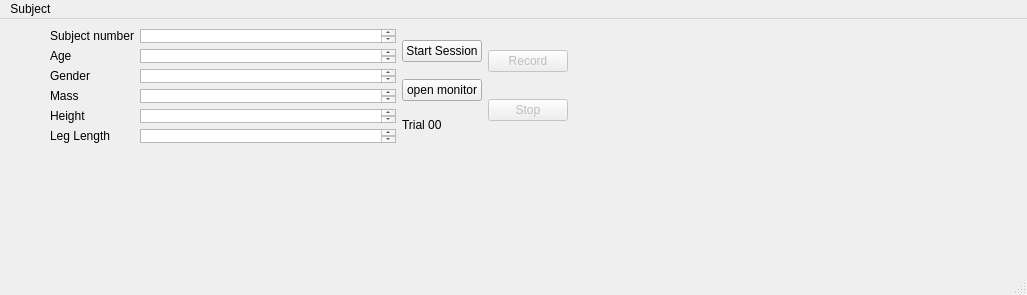
<?xml version="1.0" encoding="UTF-8"?>
<ui version="4.0">
 <class>MainWindow</class>
 <widget class="QMainWindow" name="MainWindow">
  <property name="geometry">
   <rect>
    <x>0</x>
    <y>0</y>
       <width>1027</width>
       <height>295</height>
   </rect>
  </property>
  <property name="sizePolicy">
   <sizepolicy hsizetype="Fixed" vsizetype="Preferred">
    <horstretch>0</horstretch>
    <verstretch>0</verstretch>
   </sizepolicy>
  </property>
  <property name="windowTitle">
   <string>MainWindow</string>
  </property>
  <widget class="QWidget" name="centralwidget">
   <widget class="QWidget" name="gridLayoutWidget">
    <property name="geometry">
     <rect>
      <x>50</x>
      <y>10</y>
      <width>911</width>
         <height>213</height>
     </rect>
    </property>
    <layout class="QGridLayout" name="gridLayout">
     <property name="sizeConstraint">
      <enum>QLayout::SetFixedSize</enum>
     </property>
     <item row="0" column="1">
         <layout class="QVBoxLayout" name="boxSession">
       <property name="sizeConstraint">
           <enum>QLayout::SetNoConstraint</enum>
       </property>
       <property name="leftMargin">
        <number>0</number>
       </property>
       <property name="rightMargin">
        <number>0</number>
       </property>
       <item>
        <widget class="QPushButton" name="btnStartSession">
         <property name="sizePolicy">
          <sizepolicy hsizetype="Preferred" vsizetype="Fixed">
           <horstretch>0</horstretch>
           <verstretch>0</verstretch>
          </sizepolicy>
         </property>
         <property name="text">
          <string>Start Session</string>
         </property>
        </widget>
       </item>
       <item>
        <widget class="QPushButton" name="OpenMonitor">
         <property name="sizePolicy">
          <sizepolicy hsizetype="Preferred" vsizetype="Fixed">
           <horstretch>0</horstretch>
           <verstretch>0</verstretch>
          </sizepolicy>
         </property>
         <property name="text">
          <string>open monitor</string>
         </property>
        </widget>
       </item>
       <item>
        <widget class="QLabel" name="lblTrialNumber">
         <property name="sizePolicy">
          <sizepolicy hsizetype="Fixed" vsizetype="Fixed">
           <horstretch>0</horstretch>
           <verstretch>0</verstretch>
          </sizepolicy>
         </property>
         <property name="text">
          <string>Trial 00</string>
         </property>
        </widget>
       </item>
      </layout>
     </item>
     <item row="0" column="2">
         <layout class="QVBoxLayout" name="boxTrial">
       <property name="sizeConstraint">
           <enum>QLayout::SetNoConstraint</enum>
       </property>
       <item>
        <widget class="QPushButton" name="btnStartTrial">
            <property name="enabled">
                <bool>false</bool>
            </property>
         <property name="sizePolicy">
          <sizepolicy hsizetype="Preferred" vsizetype="Fixed">
           <horstretch>0</horstretch>
           <verstretch>0</verstretch>
          </sizepolicy>
         </property>
         <property name="maximumSize">
          <size>
           <width>200</width>
           <height>16777215</height>
          </size>
         </property>
         <property name="text">
          <string>Record</string>
         </property>
        </widget>
       </item>
       <item>
        <widget class="QPushButton" name="btnStop">
            <property name="enabled">
                <bool>false</bool>
            </property>
         <property name="sizePolicy">
          <sizepolicy hsizetype="Fixed" vsizetype="Fixed">
           <horstretch>0</horstretch>
           <verstretch>0</verstretch>
          </sizepolicy>
         </property>
         <property name="maximumSize">
          <size>
           <width>600</width>
           <height>16777215</height>
          </size>
         </property>
         <property name="text">
          <string>Stop</string>
         </property>
        </widget>
       </item>
      </layout>
     </item>
     <item row="0" column="0">
         <layout class="QFormLayout" name="boxInfo">
       <property name="sizeConstraint">
           <enum>QLayout::SetNoConstraint</enum>
       </property>
       <property name="fieldGrowthPolicy">
        <enum>QFormLayout::AllNonFixedFieldsGrow</enum>
       </property>
       <item row="0" column="0">
        <widget class="QLabel" name="lblSubject">
         <property name="text">
          <string>Subject number</string>
         </property>
        </widget>
       </item>
       <item row="0" column="1">
        <widget class="QPlainTextEdit" name="txtSubject">
         <property name="sizePolicy">
          <sizepolicy hsizetype="Preferred" vsizetype="Ignored">
           <horstretch>0</horstretch>
           <verstretch>0</verstretch>
          </sizepolicy>
         </property>
         <property name="maximumSize">
          <size>
           <width>500</width>
           <height>16777215</height>
          </size>
         </property>
        </widget>
       </item>
       <item row="2" column="0">
        <widget class="QLabel" name="lblAge">
         <property name="text">
          <string>Age</string>
         </property>
        </widget>
       </item>
       <item row="2" column="1">
        <widget class="QPlainTextEdit" name="txtAge">
         <property name="sizePolicy">
          <sizepolicy hsizetype="Minimum" vsizetype="Ignored">
           <horstretch>0</horstretch>
           <verstretch>0</verstretch>
          </sizepolicy>
         </property>
         <property name="maximumSize">
          <size>
           <width>500</width>
           <height>16777215</height>
          </size>
         </property>
        </widget>
       </item>
       <item row="3" column="0">
        <widget class="QLabel" name="lblGender">
         <property name="text">
          <string>Gender</string>
         </property>
        </widget>
       </item>
       <item row="3" column="1">
        <widget class="QPlainTextEdit" name="txtGender">
         <property name="sizePolicy">
          <sizepolicy hsizetype="Minimum" vsizetype="Ignored">
           <horstretch>0</horstretch>
           <verstretch>0</verstretch>
          </sizepolicy>
         </property>
         <property name="maximumSize">
          <size>
           <width>500</width>
           <height>16777215</height>
          </size>
         </property>
        </widget>
       </item>
       <item row="4" column="0">
        <widget class="QLabel" name="lblMass">
         <property name="text">
          <string>Mass</string>
         </property>
        </widget>
       </item>
       <item row="4" column="1">
        <widget class="QPlainTextEdit" name="txtMass">
         <property name="sizePolicy">
          <sizepolicy hsizetype="Minimum" vsizetype="Ignored">
           <horstretch>0</horstretch>
           <verstretch>0</verstretch>
          </sizepolicy>
         </property>
         <property name="maximumSize">
          <size>
           <width>500</width>
           <height>16777215</height>
          </size>
         </property>
        </widget>
       </item>
       <item row="6" column="1">
        <widget class="QPlainTextEdit" name="xtxHeight">
         <property name="sizePolicy">
          <sizepolicy hsizetype="Minimum" vsizetype="Ignored">
           <horstretch>0</horstretch>
           <verstretch>0</verstretch>
          </sizepolicy>
         </property>
         <property name="maximumSize">
          <size>
           <width>500</width>
           <height>16777215</height>
          </size>
         </property>
        </widget>
       </item>
       <item row="7" column="0">
        <widget class="QLabel" name="lblLegLength">
         <property name="text">
          <string>Leg Length</string>
         </property>
        </widget>
       </item>
       <item row="7" column="1">
        <widget class="QPlainTextEdit" name="txtLegLength">
         <property name="sizePolicy">
          <sizepolicy hsizetype="Minimum" vsizetype="Ignored">
           <horstretch>0</horstretch>
           <verstretch>0</verstretch>
          </sizepolicy>
         </property>
         <property name="maximumSize">
          <size>
           <width>500</width>
           <height>16777215</height>
          </size>
         </property>
        </widget>
       </item>
       <item row="6" column="0">
        <widget class="QLabel" name="lblheight">
         <property name="text">
          <string>Height</string>
         </property>
        </widget>
       </item>
      </layout>
     </item>
    </layout>
   </widget>
   <zorder>gridLayoutWidget</zorder>
   <zorder>lblSubject</zorder>
   <zorder>txtSubject</zorder>
   <zorder>txtAge</zorder>
   <zorder>lblAge</zorder>
   <zorder>plainTextEdit</zorder>
   <zorder>label</zorder>
   <zorder>formLayoutWidget</zorder>
  </widget>
  <widget class="QMenuBar" name="menubar">
   <property name="geometry">
    <rect>
     <x>0</x>
     <y>0</y>
        <width>1027</width>
     <height>27</height>
    </rect>
   </property>
   <widget class="QMenu" name="menuSubject">
    <property name="title">
     <string>Subject </string>
    </property>
   </widget>
   <addaction name="menuSubject"/>
  </widget>
  <widget class="QStatusBar" name="statusbar"/>
 </widget>
 <resources/>
 <connections/>
</ui>
